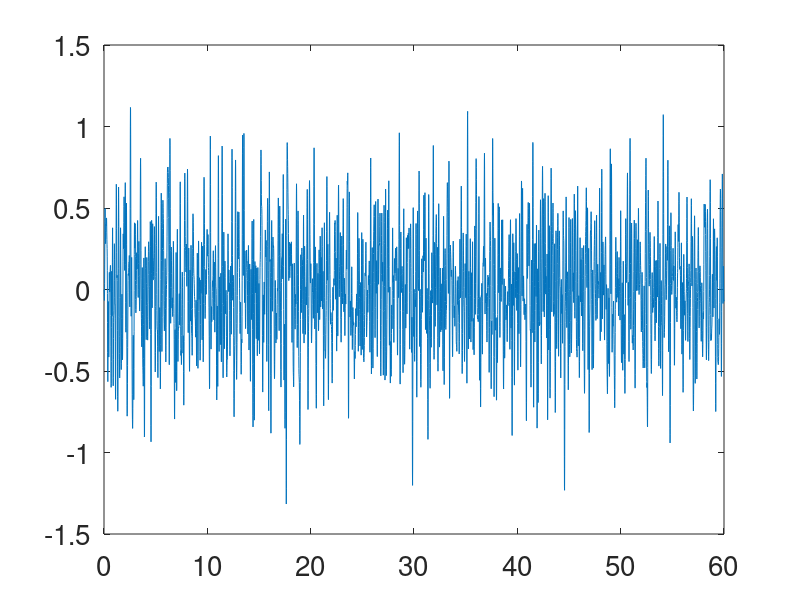
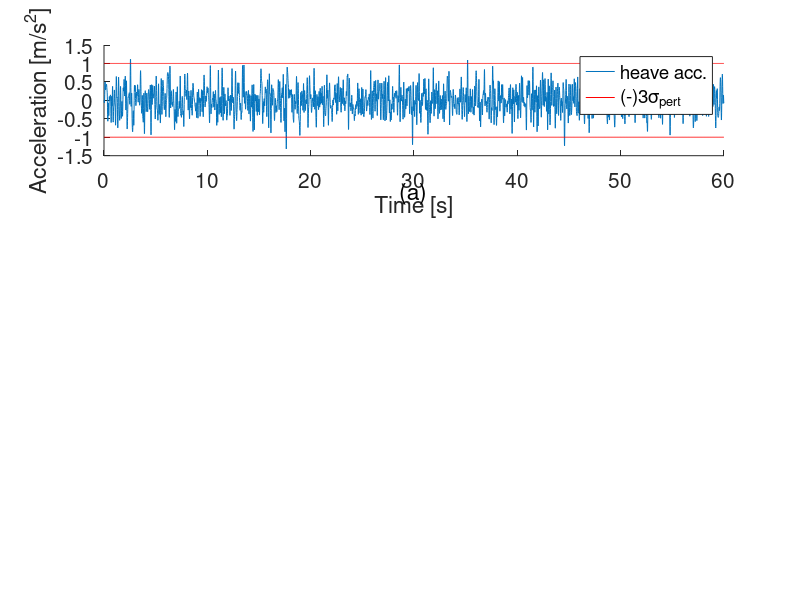

These charts were generated, in order, by the following MATLAB code: (Note: this script raises an error after producing the figures.)
clear all
close all
clc

load('heave_pert_amp1.mat');

%% Signal parameters

T       = 60;           % observation time. 
fs      = 100;          % samplin frequency
dt      = 1/fs;         % sample duration
N       = T*fs;         % number of samples in signal
t       = (0:N-1).'*dt; % time vector

heave = heave_acc_amp1(502:6501);

figure(1)
plot(t,heave)
set(gca,'FontSize',20)

%% Design perturbation signals
close all

% mean value of whithe noise signal. Need to be specified.
mu_heave      = 0; 

% standard deviation = measure for amplitude. A max. amplitude of 1.0 m/s^2
% is chosen since this gives the best FRF for the heave motion within a
% frequency range of 0 - 10 Hz.
max_amp_heave = 1; %m/s^2
sigma_heave   = max_amp_heave/3; %STD of signal

% frequency vector
fv  = (0:1/T:fs-(1/T))';

Heave = fft(heave);

figure();
set(gca,'FontSize',20)
subplot(311)
    hold all;
    plot(t,heave)
    plot(t,max_amp_heave*ones(size(t)),'r') 
    plot(t,-max_amp_heave*ones(size(t)),'r') 
    xlabel('Time [s]')
    ylabel('Acceleration [m/s^2]')
    title('(a)','FontWeight','Normal', 'Units', 'normalized', 'Position', [0.5, -0.44, 0]); % Set Title with correct Position
    set(gca,'FontSize',15)
    lgd = legend('heave acc.','(-)3\sigma_{pert}');
    lgd.FontSize = 15;
subplot(312)
    plot(fv(1:N/2),abs(Heave(1:N/2)))
    xlim([0 10]);
    xlabel('Frequency [Hz]')
    ylabel('Magnitude [-]')
    %title('Frequency spectrum')
    title('(b)','FontWeight','Normal', 'Units', 'normalized', 'Position', [0.5, -0.44, 0]); % Set Title with correct Position
    set(gca,'FontSize',15)
subplot(313)
    histfit(heave)
    xlabel('Acceleration [m/s^2]')
    ylabel('Samples')
    title('(c)','FontWeight','Normal', 'Units', 'normalized', 'Position', [0.5, -0.48, 0]); % Set Title with correct Position
    %title(['\mu_{pert}=', num2str(mean(heave)),' \sigma_{pert}=', num2str(std(heave))])
    %lgd = legend(['\mu_{pert}=', num2str(mean(heave)),' \sigma_{pert}=', num2str(std(heave))]);
    str = {['\mu_{pert}=', num2str(mean(heave))],['\sigma_{pert}=', num2str(std(heave))]};
    text(1,200,str,'FontSize',20)
    set(gca,'FontSize',15)

